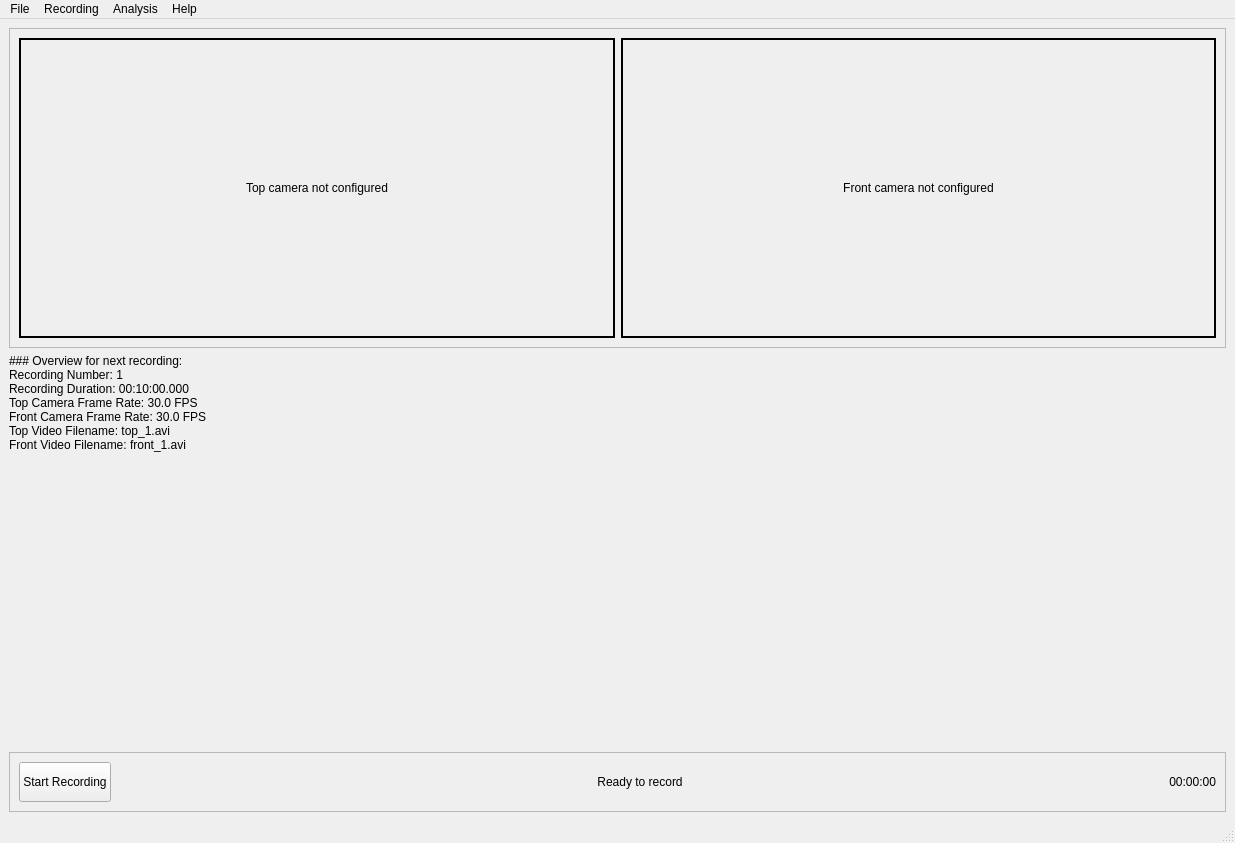
<?xml version="1.0" encoding="UTF-8"?>
<ui version="4.0">
 <class>WGrimaceBox</class>
 <widget class="QMainWindow" name="WGrimaceBox">
  <property name="geometry">
   <rect>
    <x>0</x>
    <y>0</y>
    <width>1235</width>
    <height>843</height>
   </rect>
  </property>
  <property name="windowTitle">
   <string>Grimace Box</string>
  </property>
  <widget class="QWidget" name="centralwidget">
   <layout class="QVBoxLayout" name="verticalLayout">
    <item>
     <widget class="QFrame" name="frame_2">
      <property name="sizePolicy">
       <sizepolicy hsizetype="Preferred" vsizetype="Preferred">
        <horstretch>0</horstretch>
        <verstretch>0</verstretch>
       </sizepolicy>
      </property>
      <property name="minimumSize">
       <size>
        <width>0</width>
        <height>0</height>
       </size>
      </property>
      <property name="frameShape">
       <enum>QFrame::StyledPanel</enum>
      </property>
      <property name="frameShadow">
       <enum>QFrame::Raised</enum>
      </property>
      <layout class="QHBoxLayout" name="horizontalLayout_3" stretch="1,1">
       <property name="sizeConstraint">
        <enum>QLayout::SetMinimumSize</enum>
       </property>
       <item>
        <widget class="QLabel" name="lbl_video_top">
         <property name="sizePolicy">
          <sizepolicy hsizetype="Preferred" vsizetype="Fixed">
           <horstretch>0</horstretch>
           <verstretch>0</verstretch>
          </sizepolicy>
         </property>
         <property name="minimumSize">
          <size>
           <width>375</width>
           <height>300</height>
          </size>
         </property>
         <property name="maximumSize">
          <size>
           <width>750</width>
           <height>600</height>
          </size>
         </property>
         <property name="styleSheet">
          <string notr="true">border: 2px solid black;</string>
         </property>
         <property name="text">
          <string>Top camera not configured</string>
         </property>
         <property name="alignment">
          <set>Qt::AlignCenter</set>
         </property>
        </widget>
       </item>
       <item>
        <widget class="QLabel" name="lbl_video_front">
         <property name="sizePolicy">
          <sizepolicy hsizetype="Preferred" vsizetype="Fixed">
           <horstretch>0</horstretch>
           <verstretch>0</verstretch>
          </sizepolicy>
         </property>
         <property name="minimumSize">
          <size>
           <width>375</width>
           <height>300</height>
          </size>
         </property>
         <property name="maximumSize">
          <size>
           <width>750</width>
           <height>600</height>
          </size>
         </property>
         <property name="styleSheet">
          <string notr="true">border: 2px solid black;</string>
         </property>
         <property name="text">
          <string>Front camera not configured</string>
         </property>
         <property name="alignment">
          <set>Qt::AlignCenter</set>
         </property>
        </widget>
       </item>
      </layout>
     </widget>
    </item>
    <item>
     <widget class="QLabel" name="lbl_overview">
      <property name="text">
       <string>### Overview for next recording:  
Recording Number: 1  
Recording Duration: 00:10:00.000  
Top Camera Frame Rate: 30.0 FPS  
Front Camera Frame Rate: 30.0 FPS  
Top Video Filename: top_1.avi  
Front Video Filename: front_1.avi  
</string>
      </property>
      <property name="textFormat">
       <enum>Qt::MarkdownText</enum>
      </property>
      <property name="wordWrap">
       <bool>false</bool>
      </property>
     </widget>
    </item>
    <item>
     <spacer name="verticalSpacer">
      <property name="orientation">
       <enum>Qt::Vertical</enum>
      </property>
      <property name="sizeType">
       <enum>QSizePolicy::Expanding</enum>
      </property>
      <property name="sizeHint" stdset="0">
       <size>
        <width>0</width>
        <height>0</height>
       </size>
      </property>
     </spacer>
    </item>
    <item>
     <widget class="QFrame" name="frame">
      <property name="sizePolicy">
       <sizepolicy hsizetype="Preferred" vsizetype="Fixed">
        <horstretch>0</horstretch>
        <verstretch>0</verstretch>
       </sizepolicy>
      </property>
      <property name="minimumSize">
       <size>
        <width>0</width>
        <height>60</height>
       </size>
      </property>
      <property name="maximumSize">
       <size>
        <width>16777215</width>
        <height>60</height>
       </size>
      </property>
      <property name="styleSheet">
       <string notr="true"/>
      </property>
      <property name="frameShape">
       <enum>QFrame::StyledPanel</enum>
      </property>
      <property name="frameShadow">
       <enum>QFrame::Raised</enum>
      </property>
      <layout class="QHBoxLayout" name="horizontalLayout_2">
       <item>
        <widget class="QPushButton" name="btn_record">
         <property name="sizePolicy">
          <sizepolicy hsizetype="Fixed" vsizetype="MinimumExpanding">
           <horstretch>0</horstretch>
           <verstretch>0</verstretch>
          </sizepolicy>
         </property>
         <property name="minimumSize">
          <size>
           <width>0</width>
           <height>0</height>
          </size>
         </property>
         <property name="text">
          <string>Start Recording</string>
         </property>
        </widget>
       </item>
       <item>
        <widget class="QLabel" name="lbl_message">
         <property name="sizePolicy">
          <sizepolicy hsizetype="Preferred" vsizetype="MinimumExpanding">
           <horstretch>0</horstretch>
           <verstretch>0</verstretch>
          </sizepolicy>
         </property>
         <property name="text">
          <string>Ready to record</string>
         </property>
         <property name="alignment">
          <set>Qt::AlignCenter</set>
         </property>
        </widget>
       </item>
       <item>
        <widget class="QLabel" name="lbl_time">
         <property name="sizePolicy">
          <sizepolicy hsizetype="Fixed" vsizetype="MinimumExpanding">
           <horstretch>0</horstretch>
           <verstretch>0</verstretch>
          </sizepolicy>
         </property>
         <property name="text">
          <string>00:00:00</string>
         </property>
         <property name="alignment">
          <set>Qt::AlignRight|Qt::AlignTrailing|Qt::AlignVCenter</set>
         </property>
        </widget>
       </item>
      </layout>
     </widget>
    </item>
   </layout>
  </widget>
  <widget class="QMenuBar" name="menubar">
   <property name="geometry">
    <rect>
     <x>0</x>
     <y>0</y>
     <width>1235</width>
     <height>21</height>
    </rect>
   </property>
   <widget class="QMenu" name="menuFile">
    <property name="title">
     <string>File</string>
    </property>
    <addaction name="action_save_project"/>
    <addaction name="action_save_project_as"/>
    <addaction name="action_load_project"/>
   </widget>
   <widget class="QMenu" name="menuCamera">
    <property name="title">
     <string>Recording</string>
    </property>
    <widget class="QMenu" name="menu_configure_cameras">
     <property name="title">
      <string>Configure Cameras</string>
     </property>
     <addaction name="action_configure_top_camera"/>
     <addaction name="action_configure_front_camera"/>
    </widget>
    <addaction name="menu_configure_cameras"/>
    <addaction name="action_configure_recording"/>
    <addaction name="action_configure_video_files"/>
   </widget>
   <widget class="QMenu" name="menuHelp">
    <property name="title">
     <string>Help</string>
    </property>
    <addaction name="actionReport_Bug"/>
    <addaction name="actionContact_Authors"/>
   </widget>
   <widget class="QMenu" name="menuAnalysis">
    <property name="title">
     <string>Analysis</string>
    </property>
    <addaction name="action_configure_grimace_scoring"/>
    <addaction name="action_open_grimace_results_window"/>
   </widget>
   <addaction name="menuFile"/>
   <addaction name="menuCamera"/>
   <addaction name="menuAnalysis"/>
   <addaction name="menuHelp"/>
  </widget>
  <widget class="QStatusBar" name="statusbar"/>
  <action name="action_save_project">
   <property name="text">
    <string>Save Project</string>
   </property>
  </action>
  <action name="action_load_project">
   <property name="text">
    <string>Load Project</string>
   </property>
  </action>
  <action name="actionConfigure_Video_Files">
   <property name="text">
    <string>Configure Video Files</string>
   </property>
  </action>
  <action name="action_configure_recording">
   <property name="text">
    <string>Configure Recording</string>
   </property>
  </action>
  <action name="action_configure_video_files">
   <property name="text">
    <string>Configure Video Files</string>
   </property>
  </action>
  <action name="action_configure_top_camera">
   <property name="text">
    <string>Top Camera</string>
   </property>
  </action>
  <action name="action_configure_front_camera">
   <property name="text">
    <string>Front Camera</string>
   </property>
  </action>
  <action name="action_save_project_as">
   <property name="text">
    <string>Save Project As...</string>
   </property>
  </action>
  <action name="actionConfigure_Frame_Extraction">
   <property name="text">
    <string>Configure Frame Extraction</string>
   </property>
  </action>
  <action name="action_configure_grimace_scoring">
   <property name="text">
    <string>Configure Grimace Scoring</string>
   </property>
  </action>
  <action name="actionReport_Bug">
   <property name="text">
    <string>Report Bug</string>
   </property>
  </action>
  <action name="actionContact_Authors">
   <property name="text">
    <string>Contact Support</string>
   </property>
  </action>
  <action name="action_open_grimace_results_window">
   <property name="text">
    <string>Open Grimace Results Window</string>
   </property>
  </action>
 </widget>
 <resources/>
 <connections/>
</ui>
